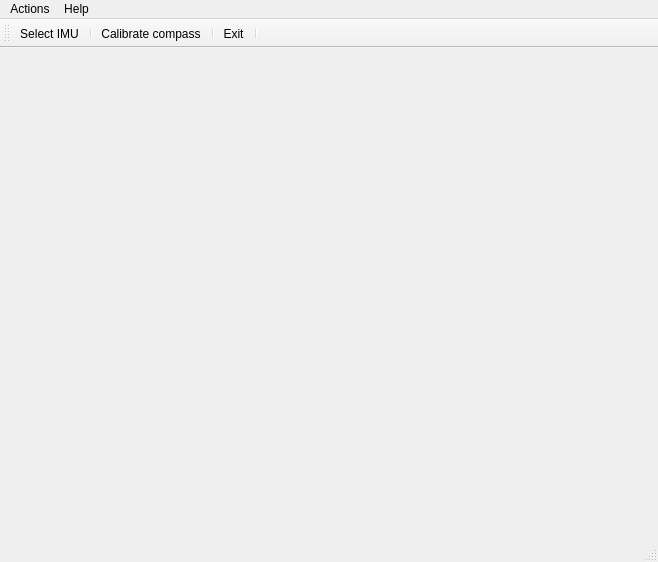
<?xml version="1.0" encoding="UTF-8"?>
<ui version="4.0">
 <class>RTIMULibDemoClass</class>
 <widget class="QMainWindow" name="RTIMULibDemoClass">
  <property name="geometry">
   <rect>
    <x>0</x>
    <y>0</y>
    <width>658</width>
    <height>562</height>
   </rect>
  </property>
  <property name="minimumSize">
   <size>
    <width>0</width>
    <height>0</height>
   </size>
  </property>
  <property name="windowTitle">
   <string>RTIMULibDemo</string>
  </property>
  <widget class="QWidget" name="centralWidget">
   <property name="minimumSize">
    <size>
     <width>400</width>
     <height>300</height>
    </size>
   </property>
  </widget>
  <widget class="QMenuBar" name="menuBar">
   <property name="geometry">
    <rect>
     <x>0</x>
     <y>0</y>
     <width>658</width>
     <height>25</height>
    </rect>
   </property>
   <widget class="QMenu" name="menuHelp">
    <property name="title">
     <string>Help</string>
    </property>
    <addaction name="actionAbout"/>
   </widget>
   <widget class="QMenu" name="menuActions">
    <property name="title">
     <string>Actions</string>
    </property>
    <addaction name="actionBasicSetup"/>
    <addaction name="actionCalibrateCompass"/>
    <addaction name="actionSelectIMU"/>
    <addaction name="actionExit"/>
   </widget>
   <addaction name="menuActions"/>
   <addaction name="menuHelp"/>
  </widget>
  <widget class="QStatusBar" name="statusBar"/>
  <widget class="QToolBar" name="toolBar">
   <property name="windowTitle">
    <string>toolBar</string>
   </property>
   <attribute name="toolBarArea">
    <enum>TopToolBarArea</enum>
   </attribute>
   <attribute name="toolBarBreak">
    <bool>false</bool>
   </attribute>
   <addaction name="actionSelectIMU"/>
   <addaction name="separator"/>
   <addaction name="actionCalibrateCompass"/>
   <addaction name="separator"/>
   <addaction name="actionExit"/>
   <addaction name="separator"/>
  </widget>
  <action name="actionStartCapture">
   <property name="text">
    <string>Start Capture</string>
   </property>
   <property name="iconText">
    <string>Start</string>
   </property>
   <property name="toolTip">
    <string>Start video capture</string>
   </property>
   <property name="iconVisibleInMenu">
    <bool>false</bool>
   </property>
  </action>
  <action name="actionStopCapture">
   <property name="text">
    <string>Stop Capture</string>
   </property>
   <property name="iconText">
    <string>Stop</string>
   </property>
   <property name="toolTip">
    <string>Stop video capture</string>
   </property>
   <property name="iconVisibleInMenu">
    <bool>false</bool>
   </property>
  </action>
  <action name="actionScaleImage">
   <property name="checkable">
    <bool>true</bool>
   </property>
   <property name="checked">
    <bool>true</bool>
   </property>
   <property name="text">
    <string>Scale Image</string>
   </property>
   <property name="iconVisibleInMenu">
    <bool>false</bool>
   </property>
  </action>
  <action name="actionAbout">
   <property name="text">
    <string>About</string>
   </property>
  </action>
  <action name="actionBasicSetup">
   <property name="text">
    <string>Basic setup</string>
   </property>
  </action>
  <action name="actionConfigureCamera">
   <property name="text">
    <string>Camera setup</string>
   </property>
   <property name="iconText">
    <string>Camera</string>
   </property>
   <property name="menuRole">
    <enum>QAction::TextHeuristicRole</enum>
   </property>
  </action>
  <action name="actionConfigureStreams">
   <property name="text">
    <string>Streams setup</string>
   </property>
   <property name="iconText">
    <string>Streams</string>
   </property>
  </action>
  <action name="actionExit">
   <property name="text">
    <string>Exit</string>
   </property>
  </action>
  <action name="actionConfigureMotion">
   <property name="text">
    <string>Motion detection setup</string>
   </property>
   <property name="iconText">
    <string>Motion</string>
   </property>
  </action>
  <action name="actionConfigureAudio">
   <property name="text">
    <string>Audio setup</string>
   </property>
   <property name="iconText">
    <string>Audio</string>
   </property>
  </action>
  <action name="actionCalibrateCompass">
   <property name="text">
    <string>Calibrate compass</string>
   </property>
  </action>
  <action name="actionSelectIMU">
   <property name="text">
    <string>Select IMU</string>
   </property>
  </action>
 </widget>
 <layoutdefault spacing="6" margin="11"/>
 <resources/>
 <connections/>
</ui>
